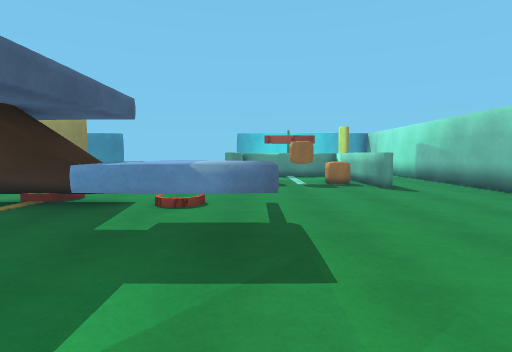
[1] (above)

17 first-person views from a walk through a Unity game level. The camera is 1.3 m above the floor, tilts 4° down and sees 80° across. The floor is counted in squares, 1 m on a side. Each view is taken from the middle of a square. On the plan, view 1 faces up. The plan holds only what a view shows up to about 14 squares ahead; the rest is blank. The player is left out. Surface patterns are stand-ins for the level's own textures.

[2]
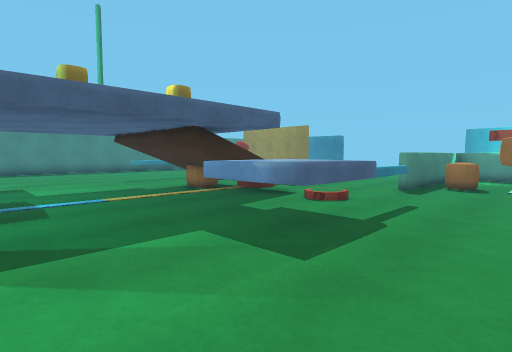

[3]
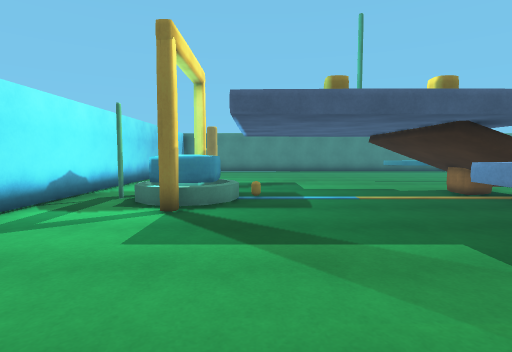

[4]
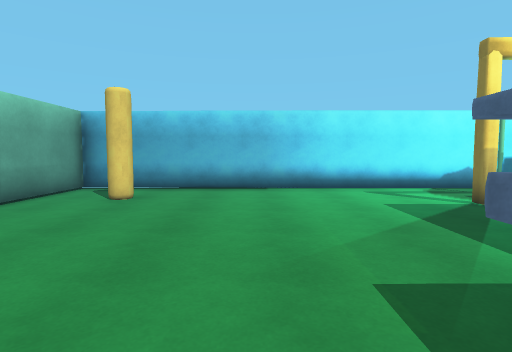

[5]
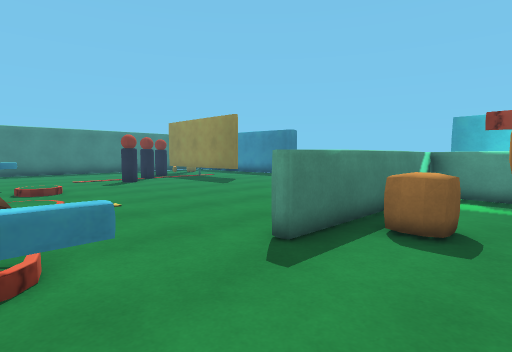

[6]
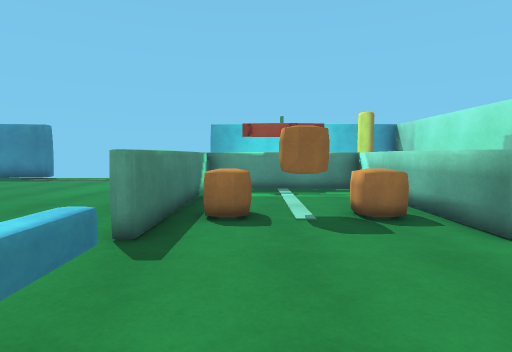

[7]
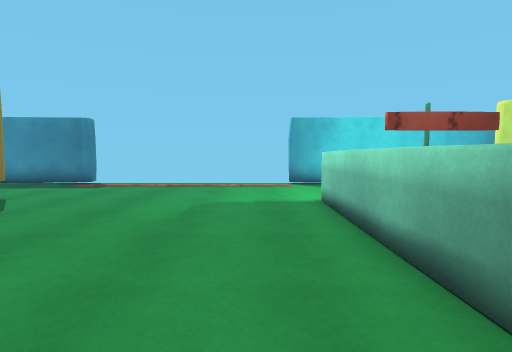

[8]
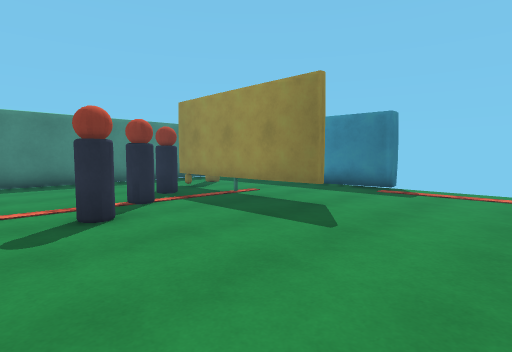

[9]
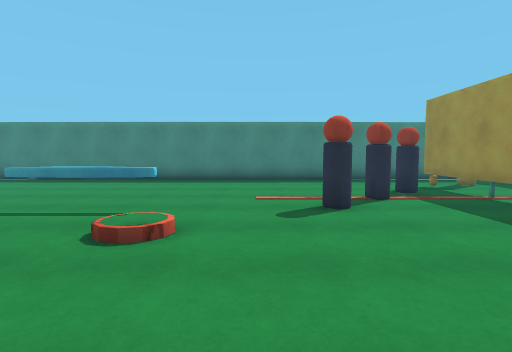

[10]
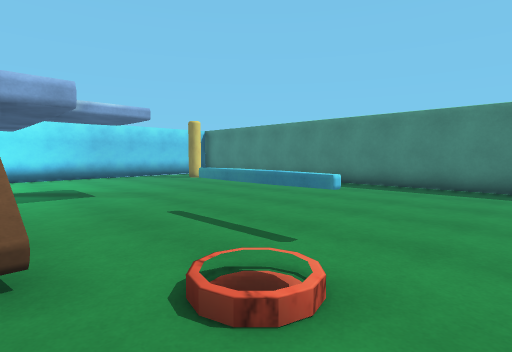

[11]
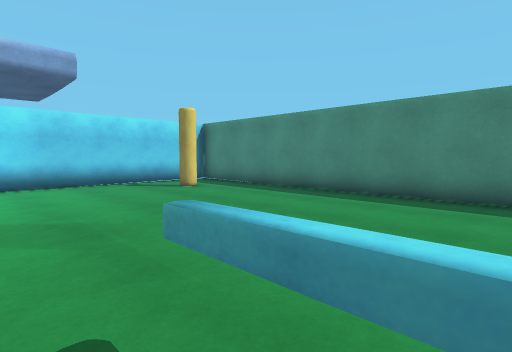

[12]
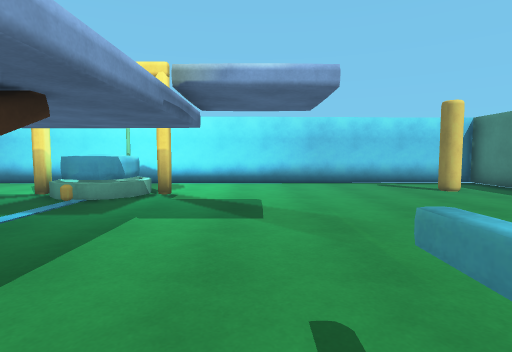

[13]
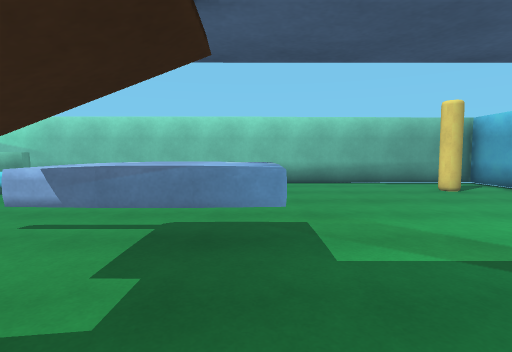

[14]
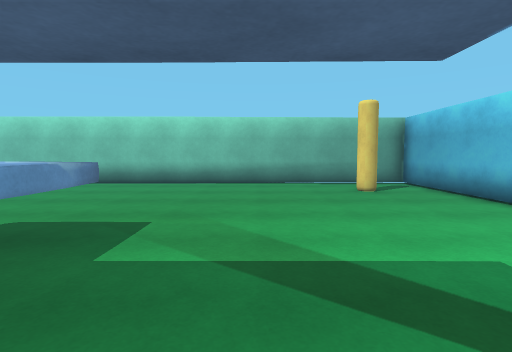

[15]
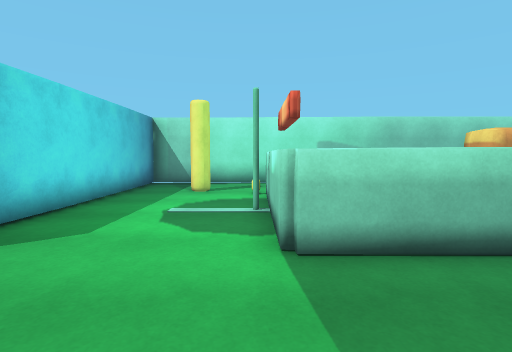

[16]
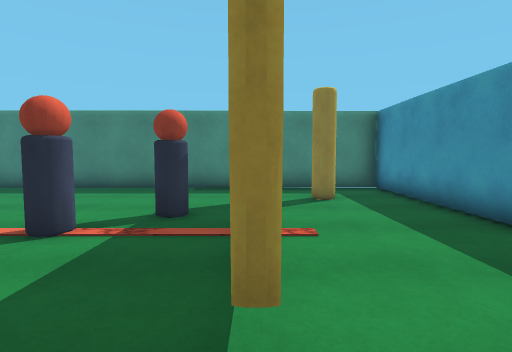

[17]
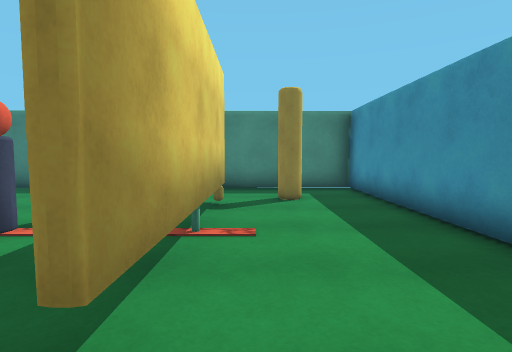

### Floor plan
Key: @ floor where view 1 was taken; # wall or solid block; . floor; = window, fence, low wall or low ledge; ≈ lava the walk keeps out of; ^ raised ledge; T thing the floor can be seen under or through; O other object.
Columns run from 21 left of view 1 to 9 right of it. Each row starts with its distance up from view 1.
 24 ###########         ###########
 23 #..........≈≈≈≈≈≈≈≈≈..........#
 22 #.............................#
 21 #..O.......................O..#
 20 #......≈......................#
 19 #...TTTOTTT.........###O###...#
 18 #......≈............#######   #
 17 #......≈............#.....#   #
 16 #...................#.....#   #
 15 #...................#.....#   #
 14 #......≈............#OOOOO# ..#
 13 #......≈............#OOOOO#...#
 12 #......≈............#.....#...#
 11 #.............................#
 10 #........=.≈..................#
  9 #........#....≈ ≈....=........#
  8 #........#...^   ^.≈.T........#
  7 #........#...    ^...T........#
  6 #........=...#####.^^^........#
  5 #............#####.^^^........#
  4 #..................^^^........#
  3 #.............................#
  2 #.............................#
  1 #.............................#
  0 #..............O.....@........#
 -1 #.............=^=.............#
 -2 #............O^ ^O............#
 -3 #..O..........O^O..........O..#
 -4 #..............O..............#
 -5 #.............................#
 -6 ###############################

Where each view was taken, in squares from view 1:
view 1: 0 up, 0 right, facing up
view 2: 0 up, 3 right, facing up-left
view 3: 0 up, 3 right, facing left
view 4: 6 up, 2 right, facing down
view 5: 8 up, 2 right, facing up-left
view 6: 7 up, 1 right, facing up
view 7: 10 up, 3 left, facing up
view 8: 12 up, 6 left, facing up-left
view 9: 12 up, 5 left, facing left
view 10: 12 up, 8 left, facing down-left
view 11: 8 up, 11 left, facing down-left
view 12: 8 up, 11 left, facing down
view 13: 4 up, 5 left, facing right
view 14: 1 up, 5 left, facing right
view 15: 19 up, 5 left, facing right
view 16: 19 up, 9 left, facing left
view 17: 20 up, 9 left, facing left
